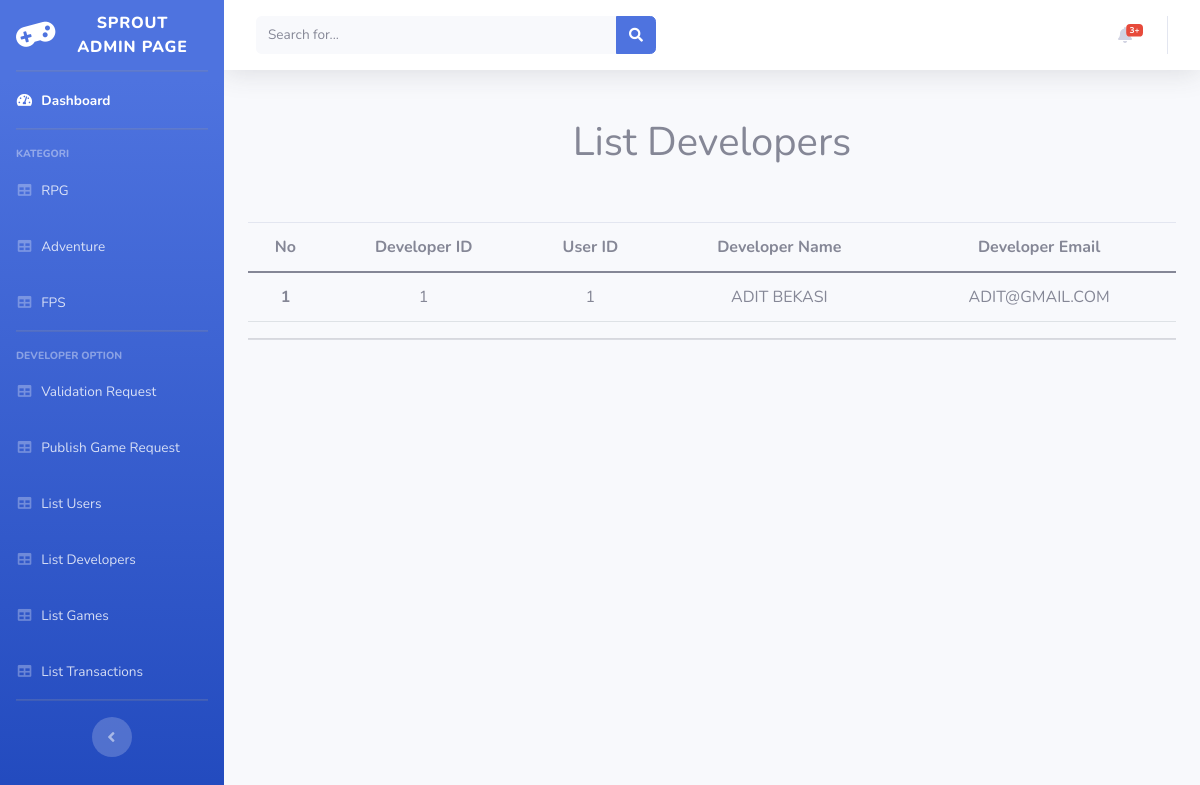
The page /SGSWebsite/index.php/admin/listDevelopers on the database its author committed.
### tables this page shows
CREATE TABLE `developer` (
  `developer_id` int(11) NOT NULL,
  `id_user` int(11) NOT NULL,
  `developer_name` varchar(256) NOT NULL,
  `developer_email` varchar(256) NOT NULL
);

### SGSWebsite/application/controllers/Admin.php (called while the page is built, shortened)
<?php
class Admin extends CI_Controller
{
    public function __construct()
    {
        $this->load->model('AdminModel');
    }
    public function listDevelopers()
    {
        $this->load->library('pagination');
        $config['per_page'] = 10;
        $from = $this->uri->segment(3);
        $data['developers'] = $this->AdminModel->listDevelopers($config['per_page'], $from);
        $this->load->view('templates/header_admin');
        $this->load->view('templates/sidebar');
        $this->load->view('admin/listDevelopers', $data);
        $this->load->view('templates/footer_admin');
    }
}

### SGSWebsite/index.php (called while the page is built, shortened)
<?php
require_once BASEPATH.'core/CodeIgniter.php';

### SGSWebsite/application/models/AdminModel.php (called while the page is built, shortened)
<?php
class AdminModel extends CI_Model
{
    public function listDevelopers($number, $offset)
    {
        return $query = $this->db->get('developer', $number, $offset)->result_array();
    }
}

### SGSWebsite/application/views/admin/listDevelopers.php (the view, shortened to what this page needs)
<div class="container">
    <div class="row mt-5 mb-5">
        <div class="col-md-12">
            <h1 class="text-center">List Developers</h1>
        </div>
    </div>
    <div class="row">
        <div class="col-md-12">
            <table class="table table-hover">
                <thead>
                    <tr class="text-center">
                        <th scope="col">No</th>
                        <th scope="col">Developer ID</th>
                        <th scope="col">User ID</th>
                        <th scope="col">Developer Name</th>
                        <th scope="col">Developer Email</th>
                    </tr>
                </thead>
                <tbody>
                    <?php $count = 1 ?>
                    <?php foreach ($developers as $data) : ?>
                        <tr class="text-center">
                            <th><?= $count++ ?></th>
                            <td>
                                <?= $data['developer_id'] ?>
                            </td>
                            <td>
                                <?= $data['id_user'] ?>
                            </td>
                            <td style="text-transform: uppercase;">
                                <?= $data['developer_name'] ?>
                            </td>
                            <td style="text-transform: uppercase;">
                                <?= $data['developer_email'] ?>
                            </td>
                        </tr>
                    <?php endforeach ?>
                </tbody>
            </table>
            <hr>
        </div>
    </div>
</div>

### rows shown on the page
developer: developer_id "1", id_user "1", developer_name "ADIT BEKASI", developer_email "ADIT@GMAIL.COM"
